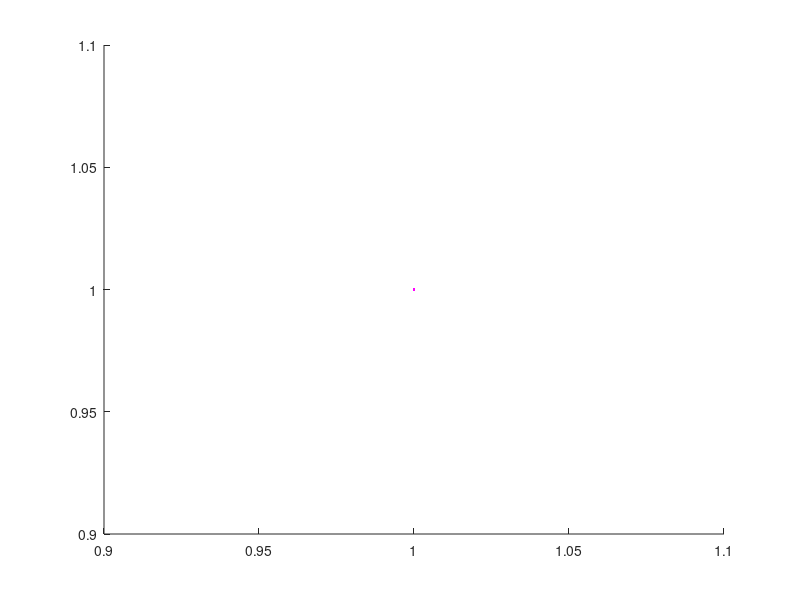

Recreate this plot in MATLAB. (Note: this script raises an error after producing the figure.)
Ax=gca;
Polygon=line(1,1,'color','m');
PolygonCoordinates=[];
Done=0;
while(~Done)
    [x,y]=ginput(1);
if(isempty(PolygonCoordinates) || ~isequal([x,y],PolygonCoordinates(end,:)))
    PolygonCoordinates=[PolygonCoordinates;[x,y]];

else
    PolygonCoordinates=[PolygonCoordinates;PolygonCoordinates(1,:)];
   Done=1; 
end
        Polygon.XData=PolygonCoordinates(:,1);
    Polygon.YData=PolygonCoordinates(:,2);
end
PolygonCoordinates